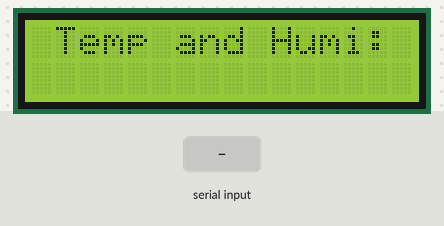
Simulated run of this sketch. Board: Arduino Uno, built with avr-gcc and run on an emulated ATmega328P. Shown: 16×2 character LCD. The inputs (shaded band) are chosen by the test bench. What the sketch prints to the serial monitor is not drawn.

Above: at 3.2 s.
3.3 s: "1\n" received over the second serial link
At 4.9 s:
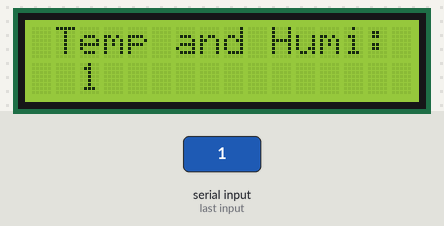
6.6 s: "0\n" received over the second serial link
At 8.0 s:
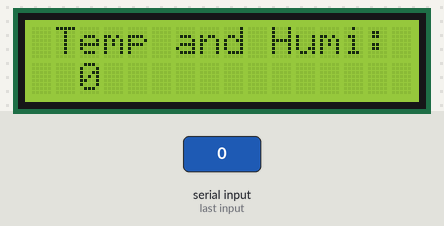
9.7 s: "2\n" received over the second serial link
At 11.0 s:
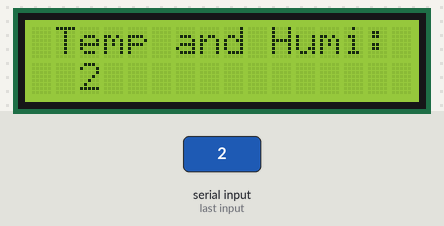
Timing chart, 0 to 12.7 s (numbered marks = the images above; inputs shaded):
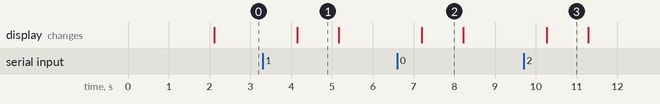

The sketch:

DHT11_Nhan.ino
```cpp
#include <SoftwareSerial.h> // Thư viện hỗ trợ giao tiếp UART với các chân tùy chọn
#include <LiquidCrystal_I2C.h> // Thư viện hỗ trợ giao tiếp với màn hình LCD qua I2C

// Khởi tạo giao tiếp UART với module Lora trên chân 2 (RX) và 3 (TX)
SoftwareSerial mySerial(2, 3);

// Khởi tạo màn hình LCD có địa chỉ I2C 0x27, kích thước 16 cột, 2 hàng
LiquidCrystal_I2C lcd(0x27, 16, 2);

void setup()
{
  Serial.begin(9600); // Khởi tạo Serial Monitor (giao tiếp với máy tính) với tốc độ 9600 baud
  mySerial.begin(9600); // Khởi tạo giao tiếp UART với Lora ở tốc độ 9600 baud
  lcd.init(); // Khởi tạo màn hình LCD
  lcd.backlight(); // Bật đèn nền của màn hình LCD

  // Hiển thị thông báo khởi động trên LCD
  lcd.setCursor(3, 0); // Đặt con trỏ tại cột 3, hàng 0
  lcd.print("DHT11 LORA"); // Hiển thị dòng chữ "DHT11 LORA"

  lcd.setCursor(0, 1); // Đặt con trỏ tại cột 0, hàng 1
  lcd.print("LONG AUTOMATION !"); // Hiển thị dòng chữ "LONG AUTOMATION!"

  delay(2000); // Dừng chương trình trong 2 giây để người dùng có thể thấy thông điệp trên LCD
}

void loop()
{
  lcd.clear(); // Xóa màn hình LCD

  String inputReceive = ""; // Biến lưu trữ dữ liệu nhận được từ Lora

  // Kiểm tra nếu có dữ liệu từ Lora gửi đến
  if (mySerial.available() > 0)
  {
    inputReceive = mySerial.readStringUntil('\n'); // Đọc chuỗi dữ liệu từ Lora cho đến khi gặp ký tự xuống dòng ('\n')
    Serial.println(inputReceive); // In dữ liệu nhận được lên Serial Monitor (trên máy tính) để giám sát
  }

  // Hiển thị dữ liệu nhiệt độ và độ ẩm lên LCD
  lcd.setCursor(1, 0); // Đặt con trỏ tại cột 1, hàng 0
  lcd.print("Temp and Humi: "); // Hiển thị dòng chữ "Temp and Humi: "

  lcd.setCursor(2, 1); // Đặt con trỏ tại cột 2, hàng 1
  lcd.print(inputReceive); // Hiển thị dữ liệu nhận được từ Lora (nhiệt độ và độ ẩm)

  delay(1000); // Dừng chương trình trong 1 giây trước khi cập nhật dữ liệu tiếp theo
}
```

Measured:
- after the input at 3.3 s, the display: changes after 0.85 s (image 1)
- after the input at 6.6 s, the display: changes after 0.60 s (image 2)
- after the input at 9.7 s, the display: changes after 0.56 s (image 3)
- what the display in image 1 shows lasts 1.1 s, from 4.1 s to 5.2 s
